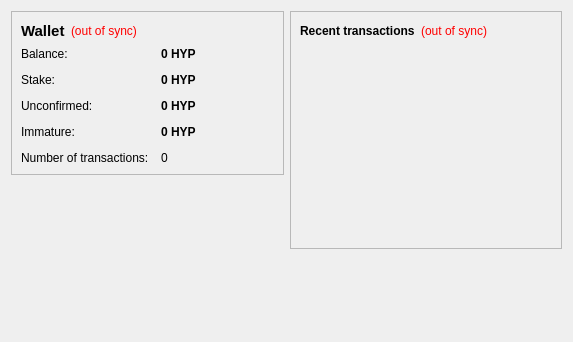
<?xml version="1.0" encoding="UTF-8"?>
<ui version="4.0">
 <class>OverviewPage</class>
 
 <widget class="QWidget" name="OverviewPage">
 
  <property name="geometry">
   <rect>
    <x>0</x>
    <y>0</y>
    <width>573</width>
    <height>342</height>
   </rect>
  </property>
  <property name="windowTitle">
   <string>Form</string>
  </property>
  <layout class="QHBoxLayout" name="horizontalLayout" stretch="1,1">
   <item>
    <layout class="QVBoxLayout" name="verticalLayout_2">
     <item>
      <widget class="QFrame" name="frame">
       <property name="frameShape">
        <enum>QFrame::StyledPanel</enum>
       </property>
       <property name="frameShadow">
        <enum>QFrame::Raised</enum>
       </property>
       <layout class="QVBoxLayout" name="verticalLayout_4">
        <item>
         <layout class="QHBoxLayout" name="horizontalLayout_4">
          <item>
           <widget class="QLabel" name="label_5">
            <property name="font">
             <font>
              <pointsize>11</pointsize>
              <weight>75</weight>
              <bold>true</bold>
             </font>
            </property>
            <property name="text">
             <string>Wallet</string>
            </property>
           </widget>
          </item>
          <item>
           <widget class="QLabel" name="labelWalletStatus">
            <property name="toolTip">
             <string>The displayed information may be out of date. Your wallet automatically synchronizes with the Tedcoin network after a connection is established, but this process has not completed yet.</string>
            </property>
            <property name="styleSheet">
             <string notr="true">QLabel { color: red; }</string>
            </property>
            <property name="text">
             <string notr="true">(out of sync)</string>
            </property>
            <property name="alignment">
             <set>Qt::AlignLeading|Qt::AlignLeft|Qt::AlignVCenter</set>
            </property>
           </widget>
          </item>
          <item>
           <spacer name="horizontalSpacer_2">
            <property name="orientation">
             <enum>Qt::Horizontal</enum>
            </property>
            <property name="sizeHint" stdset="0">
             <size>
              <width>40</width>
              <height>20</height>
             </size>
            </property>
           </spacer>
          </item>
         </layout>
        </item>
		
		
		
        <item>
         <layout class="QFormLayout" name="formLayout_2">
          <property name="fieldGrowthPolicy">
           <enum>QFormLayout::AllNonFixedFieldsGrow</enum>
          </property>
          <property name="horizontalSpacing">
           <number>12</number>
          </property>
          <property name="verticalSpacing">
           <number>12</number>
          </property>
          <item row="0" column="0">
           <widget class="QLabel" name="label">
            <property name="text">
             <string>Balance:</string>
            </property>
           </widget>
          </item>
          <item row="0" column="1">
           <widget class="QLabel" name="labelBalance">
            <property name="font">
             <font>
              <weight>75</weight>
              <bold>true</bold>
             </font>
            </property>
            <property name="cursor">
             <cursorShape>IBeamCursor</cursorShape>
            </property>
            <property name="toolTip">
             <string>Your current balance</string>
            </property>
            <property name="text">
             <string notr="true">0 HYP</string>
            </property>
            <property name="textInteractionFlags">
             <set>Qt::LinksAccessibleByMouse|Qt::TextSelectableByKeyboard|Qt::TextSelectableByMouse</set>
            </property>
           </widget>
          </item>
          <item row="1" column="0">
           <widget class="QLabel" name="label_6">
            <property name="text">
             <string>Stake:</string>
            </property>
           </widget>
          </item>
          <item row="1" column="1">
           <widget class="QLabel" name="labelStake">
            <property name="font">
             <font>
              <weight>75</weight>
              <bold>true</bold>
             </font>
            </property>
            <property name="cursor">
             <cursorShape>IBeamCursor</cursorShape>
            </property>
            <property name="toolTip">
             <string>Total of coins that was staked, and do not yet count toward the current balance</string>
            </property>
            <property name="text">
             <string notr="true">0 HYP</string>
            </property>
            <property name="textInteractionFlags">
             <set>Qt::LinksAccessibleByMouse|Qt::TextSelectableByKeyboard|Qt::TextSelectableByMouse</set>
            </property>
           </widget>
          </item>
          <item row="2" column="0">
           <widget class="QLabel" name="label_3">
            <property name="text">
             <string>Unconfirmed:</string>
            </property>
           </widget>
          </item>
          <item row="2" column="1">
           <widget class="QLabel" name="labelUnconfirmed">
            <property name="font">
             <font>
              <weight>75</weight>
              <bold>true</bold>
             </font>
            </property>
            <property name="cursor">
             <cursorShape>IBeamCursor</cursorShape>
            </property>
            <property name="toolTip">
             <string>Total of transactions that have yet to be confirmed, and do not yet count toward the current balance</string>
            </property>
            <property name="text">
             <string notr="true">0 HYP</string>
            </property>
            <property name="textInteractionFlags">
             <set>Qt::LinksAccessibleByMouse|Qt::TextSelectableByKeyboard|Qt::TextSelectableByMouse</set>
            </property>
           </widget>
          </item>
          <item row="3" column="0">
           <widget class="QLabel" name="labelImmatureText">
            <property name="text">
             <string>Immature:</string>
            </property>
           </widget>
          </item>
          <item row="3" column="1">
           <widget class="QLabel" name="labelImmature">
            <property name="font">
             <font>
              <weight>75</weight>
              <bold>true</bold>
             </font>
            </property>
            <property name="toolTip">
             <string>Mined balance that has not yet matured</string>
            </property>
            <property name="text">
             <string notr="true">0 HYP</string>
            </property>
            <property name="textInteractionFlags">
             <set>Qt::LinksAccessibleByMouse|Qt::TextSelectableByKeyboard|Qt::TextSelectableByMouse</set>
            </property>
           </widget>
          </item>
          <item row="4" column="0">
           <widget class="QLabel" name="label_2">
            <property name="text">
             <string>Number of transactions:</string>
            </property>
           </widget>
          </item>
          <item row="4" column="1">
           <widget class="QLabel" name="labelNumTransactions">
            <property name="toolTip">
             <string>Total number of transactions in wallet</string>
            </property>
            <property name="text">
             <string notr="true">0</string>
            </property>
           </widget>
          </item>
         </layout>
        </item>
       </layout>
      </widget>
     </item>
     <item>
      <spacer name="verticalSpacer">
       <property name="orientation">
        <enum>Qt::Vertical</enum>
       </property>
       <property name="sizeHint" stdset="0">
        <size>
         <width>20</width>
         <height>40</height>
        </size>
       </property>
      </spacer>
     </item>
     <item>
      <widget class="QLabel" name="coinLogo">
       <property name="text">
        <string/>
       </property>
       <property name="pixmap">
        <pixmap resource="../bitcoin.qrc">:/images/backg</pixmap>
       </property>
       <property name="scaledContents">
        <bool>false</bool>
       </property>
       <property name="alignment">
        <set>Qt::AlignCenter</set>
       </property>
       <property name="margin">
        <number>-2</number>
       </property>
      </widget>
     </item>
    </layout>
   </item>
   <item>
    <layout class="QVBoxLayout" name="verticalLayout_3">
     <item>
      <widget class="QFrame" name="frame_2">
       <property name="frameShape">
        <enum>QFrame::StyledPanel</enum>
       </property>
       <property name="frameShadow">
        <enum>QFrame::Raised</enum>
       </property>
       <layout class="QVBoxLayout" name="verticalLayout">
        <item>
         <layout class="QHBoxLayout" name="horizontalLayout_2">
          <item>
           <widget class="QLabel" name="label_4">
            <property name="text">
             <string>&lt;b&gt;Recent transactions&lt;/b&gt;</string>
            </property>
           </widget>
          </item>
          <item>
           <widget class="QLabel" name="labelTransactionsStatus">
            <property name="toolTip">
             <string>The displayed information may be out of date. Your wallet automatically synchronizes with the Tedcoin network after a connection is established, but this process has not completed yet.</string>
            </property>
            <property name="styleSheet">
             <string notr="true">QLabel { color: red; }</string>
            </property>
            <property name="text">
             <string notr="true">(out of sync)</string>
            </property>
            <property name="alignment">
             <set>Qt::AlignRight|Qt::AlignTrailing|Qt::AlignVCenter</set>
            </property>
           </widget>
          </item>
          <item>
           <spacer name="horizontalSpacer">
            <property name="orientation">
             <enum>Qt::Horizontal</enum>
            </property>
            <property name="sizeHint" stdset="0">
             <size>
              <width>40</width>
              <height>20</height>
             </size>
            </property>
           </spacer>
          </item>
         </layout>
        </item>
        <item>
         <widget class="QListView" name="listTransactions">
          <property name="styleSheet">
           <string notr="true">QListView { background: transparent; }</string>
          </property>
          <property name="frameShape">
           <enum>QFrame::NoFrame</enum>
          </property>
          <property name="verticalScrollBarPolicy">
           <enum>Qt::ScrollBarAlwaysOff</enum>
          </property>
          <property name="horizontalScrollBarPolicy">
           <enum>Qt::ScrollBarAlwaysOff</enum>
          </property>
          <property name="selectionMode">
           <enum>QAbstractItemView::NoSelection</enum>
          </property>
         </widget>
        </item>
       </layout>
      </widget>
     </item>
     <item>
      <spacer name="verticalSpacer_2">
       <property name="orientation">
        <enum>Qt::Vertical</enum>
       </property>
       <property name="sizeHint" stdset="0">
        <size>
         <width>20</width>
         <height>40</height>
        </size>
       </property>
      </spacer>
     </item>
    </layout>
   </item>
  </layout>
 </widget>
 <resources/>
 <connections/>
</ui>
